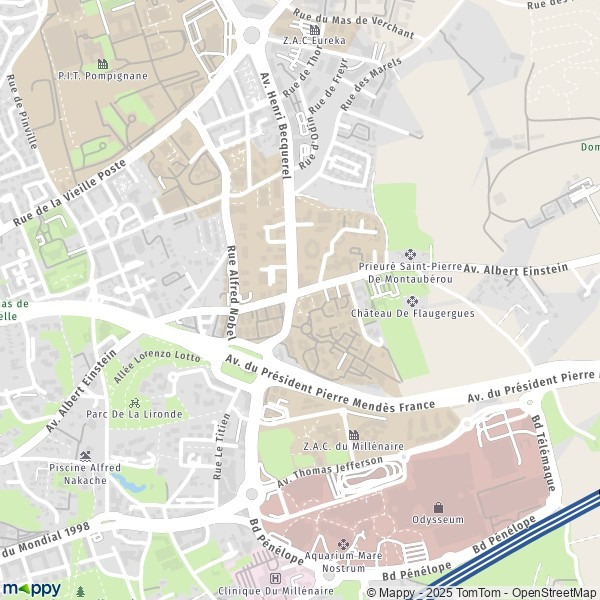
#> input picture original.jpg, 600 x 600 px
$ python map_mader.py original.jpg
#> lines starting #> are read from the running program, lines starting #| are printed output that depends on the picture; after the words box and inside, x2 and y2 are one past the last pixel; in counts of white or black regions, pixels touching at a corner belong together
#!/usr/bin/env python3
"""
Script d'extraction des routes sur une carte
Version modifiée : retourne directement les binaires (Otsu et Adaptive Mean)
"""

import cv2
import numpy as np
from skimage.filters import threshold_otsu
from pathlib import Path


class RoadExtractor:
    def __init__(self, image_path):
        self.image_path = Path(image_path)
        self.original = None
        self.gray = None

        # Paramètres fixes
        self.params = {
            'denoise_h': 10,
            'morph_kernel_size': 0,
            'erosion_iterations': 0,
            'dilation_iterations': 0,
            'adaptive_block_size': 15,
            'adaptive_c': 0,
            'manual_threshold': 0
        }

    def load_image(self):
        if not self.image_path.exists():
            raise FileNotFoundError(f"L'image {self.image_path} n'existe pas")

        self.original = cv2.imread(str(self.image_path))
#> self.original is the input picture: shape (600, 600, 3); mean B, G, R 215.1, 224, 225
        if self.original is None:
            raise ValueError(f"Impossible de charger l'image {self.image_path}")

        self.gray = cv2.cvtColor(self.original, cv2.COLOR_BGR2GRAY)
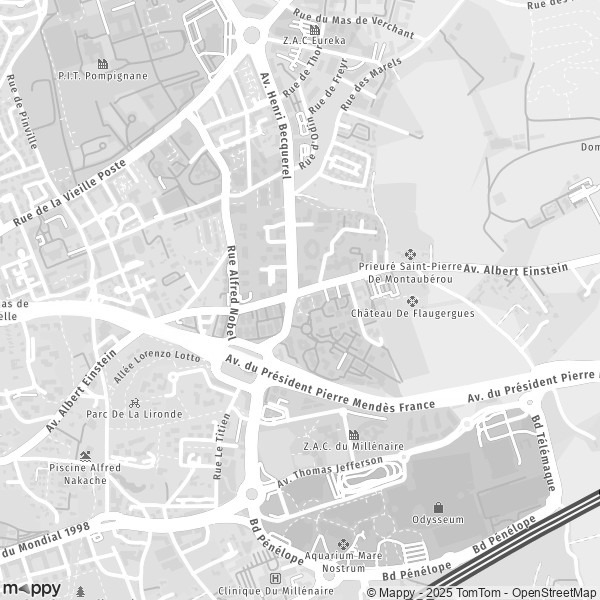
#> self.gray: shape (600, 600); min 9, max 255, mean 223.3
        print(f"✓ Image chargée: {self.original.shape}")
#| ✓ Image chargée: (600, 600, 3)

    def denoise_image(self, image, h=10):
        return cv2.fastNlMeansDenoising(image, None, h, 7, 21)

    def morphology_operations(self, image, kernel_size=0, erosion_iter=0, dilation_iter=0):
        if kernel_size <= 0 or (erosion_iter == 0 and dilation_iter == 0):
            return image
        kernel = cv2.getStructuringElement(cv2.MORPH_ELLIPSE, (kernel_size, kernel_size))
        eroded = cv2.erode(image, kernel, iterations=erosion_iter) if erosion_iter > 0 else image
        dilated = cv2.dilate(eroded, kernel, iterations=dilation_iter) if dilation_iter > 0 else eroded
        return cv2.morphologyEx(dilated, cv2.MORPH_OPEN, kernel)

    def binarize_image(self, image, method=0, block_size=15, c=0, manual_thresh=0):
        if method == 0:
            thresh_val = threshold_otsu(image)
            _, binary = cv2.threshold(image, thresh_val, 255, cv2.THRESH_BINARY)
        elif method == 1:
            binary = cv2.adaptiveThreshold(image, 255, cv2.ADAPTIVE_THRESH_MEAN_C,
                                           cv2.THRESH_BINARY, block_size, c)
        elif method == 2:
            binary = cv2.adaptiveThreshold(image, 255, cv2.ADAPTIVE_THRESH_GAUSSIAN_C,
                                           cv2.THRESH_BINARY, block_size, c)
        else:  # méthode manuelle
            _, binary = cv2.threshold(image, manual_thresh, 255, cv2.THRESH_BINARY)

        # Inversion si l'image est trop claire
        if np.mean(binary) > 127:
            binary = cv2.bitwise_not(binary)
        return binary

    def process(self, method):
        denoised = self.denoise_image(self.gray, self.params['denoise_h'])
        morphed = self.morphology_operations(
            denoised,
            self.params['morph_kernel_size'],
            self.params['erosion_iterations'],
            self.params['dilation_iterations']
        )
        return self.binarize_image(
            morphed,
            method,
            self.params['adaptive_block_size'],
            self.params['adaptive_c'],
            self.params['manual_threshold']
        )

    def run(self):
        self.load_image()
        results = {}
        for method in [0, 1]:  # 0 = Otsu, 1 = Adaptive Mean
            results[f"method_{method}"] = self.process(method)
#> this loop made 2 passes
#> pass 1, in binarize_image, `_, binary = cv2.threshold(image, thresh_val, 255, cv2.THRESH_BINARY)`:
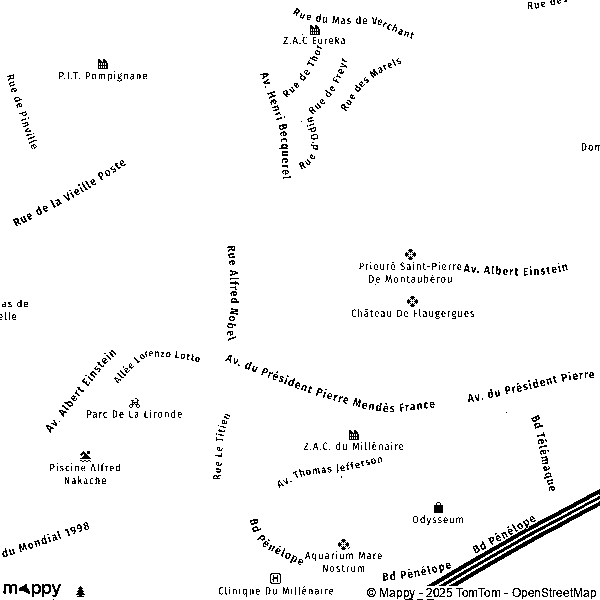
#> binary: shape (600, 600); 96.8% white; black in thin lines or dots
#> pass 2, in binarize_image (call 2), `binary = cv2.adaptiveThreshold(image, 255, cv2.ADAPTIVE_THRESH_MEAN_C,..`:
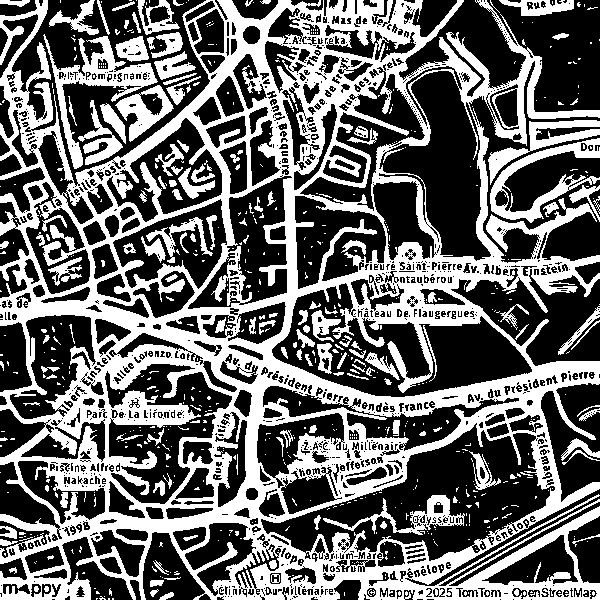
#> binary: shape (600, 600); 41.1% white; 822 white regions (680 under 20 px), largest, box (x1, y1, x2, y2) and area: (0, 0, 600, 600) 120149, (43, 34, 158, 169) 3020, (490, 138, 600, 223) 2306
#> after the loop, results = 2 items
        print("\n✓ Traitement terminé avec succès!")
        return results


def main():
    import sys
    if len(sys.argv) != 2:
        print("Usage: python road_extraction.py <chemin_image>")
        sys.exit(1)

    extractor = RoadExtractor(sys.argv[1])
    try:
        results = extractor.run()
#> results = 2 items
        # Exemple d'affichage : dimensions des résultats
        for k, img in results.items():
            print(f"{k}: {img.shape}, dtype={img.dtype}")
#> this loop made 2 passes
#> k on passes 1 to 2: 'method_0', 'method_1'
#| method_0: (600, 600), dtype=uint8
#| method_1: (600, 600), dtype=uint8
        return results
    except Exception as e:
        print(f"\n❌ Erreur: {e}")
        sys.exit(1)


if __name__ == "__main__":
    main()
